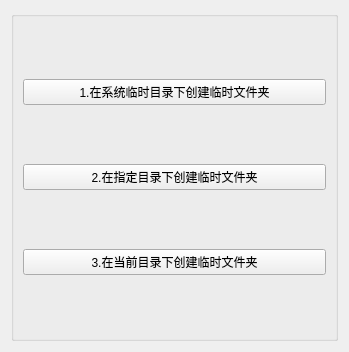
      <widget class="QWidget" name="pageTempDir">
       <property name="geometry">
        <rect>
         <x>0</x>
         <y>0</y>
         <width>349</width>
         <height>352</height>
        </rect>
       </property>
       <attribute name="icon">
        <iconset resource="res.qrc">
         <normaloff>:/images/images/806.bmp</normaloff>:/images/images/806.bmp</iconset>
       </attribute>
       <attribute name="label">
        <string>QTemporaryDir类</string>
       </attribute>
       <layout class="QHBoxLayout" name="horizontalLayout_2">
        <item>
         <widget class="QGroupBox" name="groupBox_5">
          <property name="toolTip">
           <string/>
          </property>
          <property name="title">
           <string/>
          </property>
          <layout class="QVBoxLayout" name="verticalLayout_7">
           <item>
            <widget class="QPushButton" name="pushButton_21">
             <property name="minimumSize">
              <size>
               <width>0</width>
               <height>25</height>
              </size>
             </property>
             <property name="toolTip">
              <string>在QDir::tempPath()返回的系统临时目录下创建临时文件夹</string>
             </property>
             <property name="text">
              <string>1.在系统临时目录下创建临时文件夹</string>
             </property>
            </widget>
           </item>
           <item>
            <widget class="QPushButton" name="pushButton_67">
             <property name="minimumSize">
              <size>
               <width>0</width>
               <height>25</height>
              </size>
             </property>
             <property name="toolTip">
              <string>在指定目录下创建临时文件夹</string>
             </property>
             <property name="text">
              <string>2.在指定目录下创建临时文件夹</string>
             </property>
            </widget>
           </item>
           <item>
            <widget class="QPushButton" name="pushButton_68">
             <property name="minimumSize">
              <size>
               <width>0</width>
               <height>25</height>
              </size>
             </property>
             <property name="toolTip">
              <string>在QDir::currentPath()表示的当前目录下创建临时文件夹</string>
             </property>
             <property name="text">
              <string>3.在当前目录下创建临时文件夹</string>
             </property>
            </widget>
           </item>
          </layout>
         </widget>
        </item>
       </layout>
      </widget>
